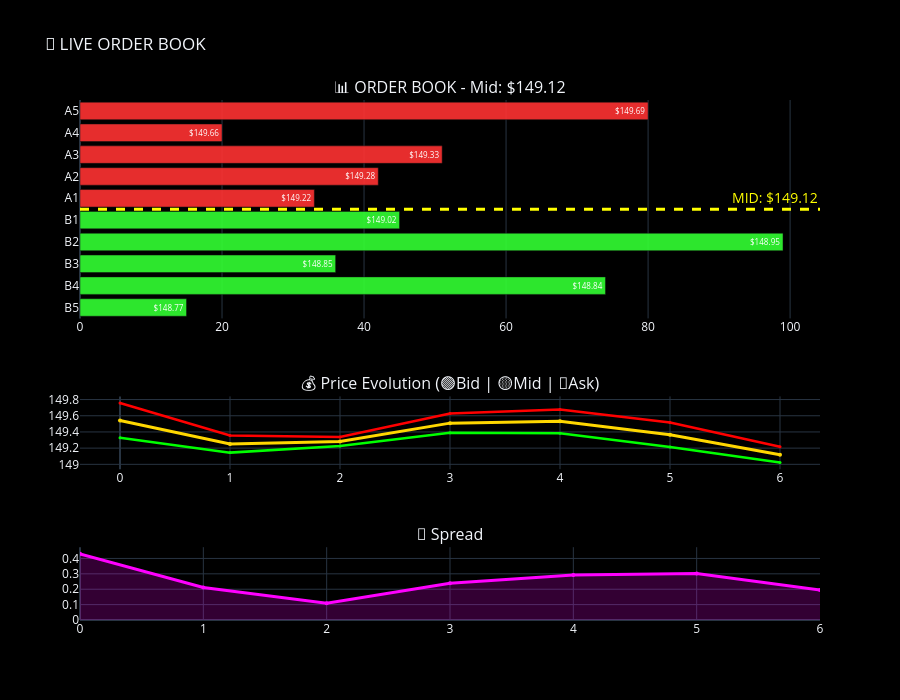

The notebook cell saved with this chart:
### Code cell
# 🎬 SIMULACIÓN EN TIEMPO REAL

print("🎬 Iniciando simulación de mercado en tiempo real...")
print("⚡ Configuración:")
print("   • Duración: 10 segundos")
print("   • Actualización cada 1.5 segundos")
print("   • Visualización completa del LOB")
print()
print("🚀 ¡Comenzando simulación!")

# Iniciar simulación optimizada
ultimate_lob.start_simulation(duration=10, update_interval=1.5)

### Figure 1 — Plotly figure (JSON) as saved in the notebook; plotly's stock layout.template omitted (floating-point values rounded to 4 significant figures)
{"data": [{"marker": {"color": "rgba(255, 50, 50, 0.9)"}, "name": "Asks", "orientation": "h", "text": ["$149.69", "$149.66", "$149.33", "$149.28", "$149.22"], "textfont": {"color": "white", "size": 12}, "textposition": "inside", "type": "bar", "x": [80, 20, 51, 42, 33], "xaxis": "x", "y": [9, 8, 7, 6, 5], "yaxis": "y"}, {"marker": {"color": "rgba(50, 255, 50, 0.9)"}, "name": "Bids", "orientation": "h", "text": ["$149.02", "$148.95", "$148.85", "$148.84", "$148.77"], "textfont": {"color": "white", "size": 12}, "textposition": "inside", "type": "bar", "x": [45, 99, 36, 74, 15], "xaxis": "x", "y": [4, 3, 2, 1, 0], "yaxis": "y"}, {"line": {"color": "lime", "width": 2.5}, "marker": {"color": "lime", "size": 3}, "mode": "lines+markers", "name": "Best Bid", "type": "scatter", "x": [0, 1, 2, 3, 4, 5, 6], "xaxis": "x2", "y": [149.3, 149.1, 149.2, 149.4, 149.4, 149.2, 149.0], "yaxis": "y2"}, {"line": {"color": "gold", "width": 3}, "marker": {"color": "gold", "size": 4}, "mode": "lines+markers", "name": "Mid Price", "type": "scatter", "x": [0, 1, 2, 3, 4, 5, 6], "xaxis": "x2", "y": [149.5, 149.3, 149.3, 149.5, 149.5, 149.4, 149.1], "yaxis": "y2"}, {"line": {"color": "red", "width": 2.5}, "marker": {"color": "red", "size": 3}, "mode": "lines+markers", "name": "Best Ask", "type": "scatter", "x": [0, 1, 2, 3, 4, 5, 6], "xaxis": "x2", "y": [149.8, 149.4, 149.3, 149.6, 149.7, 149.5, 149.2], "yaxis": "y2"}, {"fill": "tozeroy", "fillcolor": "rgba(255, 0, 255, 0.2)", "line": {"color": "magenta", "width": 3}, "marker": {"color": "magenta", "size": 4}, "mode": "lines+markers", "name": "Spread", "type": "scatter", "x": [0, 1, 2, 3, 4, 5, 6], "xaxis": "x3", "y": [0.43, 0.2115, 0.109, 0.2391, 0.2928, 0.3025, 0.1942], "yaxis": "y3"}], "layout": {"annotations": [{"font": {"size": 16}, "showarrow": false, "text": "📊 ORDER BOOK - Mid: $149.12", "x": 0.5, "xanchor": "center", "xref": "paper", "y": 1, "yanchor": "bottom", "yref": "paper"}, {"font": {"size": 16}, "showarrow": false, "text": "💰 Price Evolution (🟢Bid | 🟡Mid | 🔴Ask)", "x": 0.5, "xanchor": "center", "xref": "paper", "y": 0.43, "yanchor": "bottom", "yref": "paper"}, {"font": {"size": 16}, "showarrow": false, "text": "📏 Spread", "x": 0.5, "xanchor": "center", "xref": "paper", "y": 0.14, "yanchor": "bottom", "yref": "paper"}, {"font": {"color": "yellow", "size": 14}, "showarrow": false, "text": "MID: $149.12", "x": 1, "xanchor": "right", "xref": "x domain", "y": 4.5, "yanchor": "bottom", "yref": "y"}], "height": 700, "paper_bgcolor": "black", "plot_bgcolor": "black", "shapes": [{"line": {"color": "yellow", "dash": "dash", "width": 3}, "type": "line", "x0": 0, "x1": 1, "xref": "x domain", "y0": 4.5, "y1": 4.5, "yref": "y"}], "showlegend": false, "title": {"text": "🔴 LIVE ORDER BOOK"}, "xaxis": {"anchor": "y", "domain": [0, 1]}, "xaxis2": {"anchor": "y2", "domain": [0, 1]}, "xaxis3": {"anchor": "y3", "domain": [0, 1]}, "yaxis": {"anchor": "x", "domain": [0.58, 1], "ticktext": ["B5", "B4", "B3", "B2", "B1", "A1", "A2", "A3", "A4", "A5"], "tickvals": [0, 1, 2, 3, 4, 5, 6, 7, 8, 9]}, "yaxis2": {"anchor": "x2", "domain": [0.29, 0.43]}, "yaxis3": {"anchor": "x3", "domain": [0, 0.14]}}}
